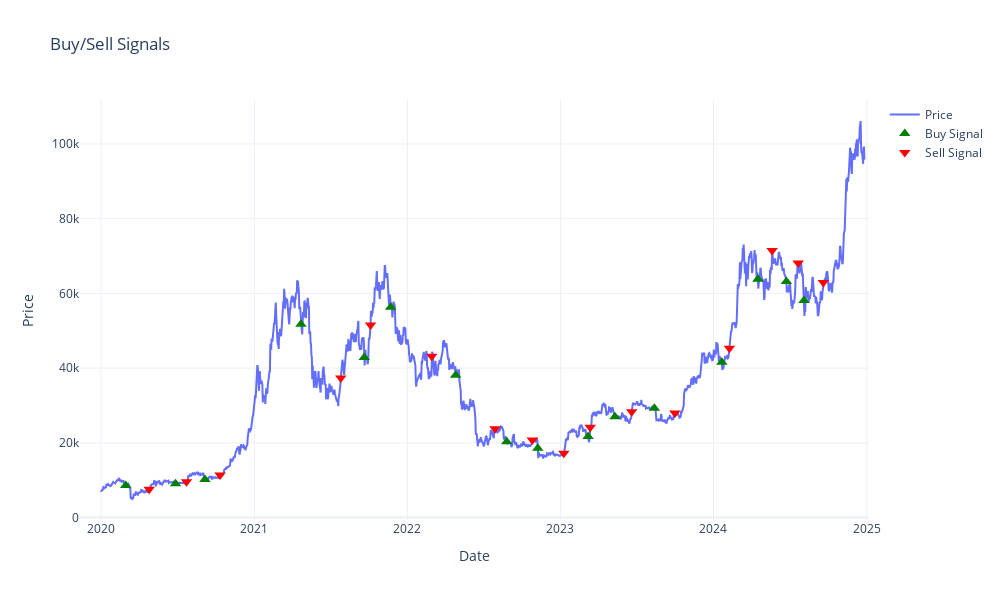

Notebook code cell kept with this figure:
### Code cell
df = data.copy()
df['Date'] = df.index

run_results = strategy_dict['MyStrategy']['results']
strategy_instance = run_results[0]

buys = strategy_instance.buy_signals
sells = strategy_instance.sell_signals

fig = go.Figure()

fig.add_trace(go.Scatter(
    x=df['Date'],
    y=df['Close'],
    mode='lines',
    name='Price'
))

fig.add_trace(go.Scatter(
    x=[signal[0] for signal in buys],
    y=[signal[1] for signal in buys],
    mode='markers',
    marker=dict(size=10, color='green', symbol='triangle-up'),
    name='Buy Signal'
))

fig.add_trace(go.Scatter(
    x=[signal[0] for signal in sells],
    y=[signal[1] for signal in sells],
    mode='markers',
    marker=dict(size=10, color='red', symbol='triangle-down'),
    name='Sell Signal'
))

fig.update_layout(
    title="Buy/Sell Signals",
    xaxis_title="Date",
    yaxis_title="Price",
    template="plotly_white",
    height=600,
    width=1000
)

fig.show()

### Figure 1 — Plotly figure (JSON) as saved in the notebook; plotly's stock layout.template omitted (floating-point values rounded to 4 significant figures; data arrays with more than 128 entries replaced by an {"elided": "..."} marker saying what was removed)
{"data": [{"mode": "lines", "name": "Price", "type": "scatter", "x": {"elided": "1822 str values"}, "y": {"elided": "1822 float values"}}, {"marker": {"color": "green", "size": 10, "symbol": "triangle-up"}, "mode": "markers", "name": "Buy Signal", "type": "scatter", "x": ["2020-02-29T00:00:00", "2020-06-27T00:00:00", "2020-09-05T00:00:00", "2021-04-22T00:00:00", "2021-09-20T00:00:00", "2021-11-22T00:00:00", "2022-04-26T00:00:00", "2022-08-26T00:00:00", "2022-11-08T00:00:00", "2023-03-08T00:00:00", "2023-05-11T00:00:00", "2023-08-13T00:00:00", "2024-01-21T00:00:00", "2024-04-16T00:00:00", "2024-06-23T00:00:00", "2024-08-04T00:00:00"], "y": [8600.0, 9045.0, 10170.0, 51760.0, 42840.0, 56290.0, 38120.0, 20260.0, 18540.0, 21720.0, 27000.0, 29280.0, 41550.0, 63810.0, 63180.0, 58120.0]}, {"marker": {"color": "red", "size": 10, "symbol": "triangle-down"}, "mode": "markers", "name": "Sell Signal", "type": "scatter", "x": ["2020-04-25T00:00:00", "2020-07-23T00:00:00", "2020-10-11T00:00:00", "2021-07-26T00:00:00", "2021-10-05T00:00:00", "2022-02-28T00:00:00", "2022-07-29T00:00:00", "2022-10-26T00:00:00", "2023-01-09T00:00:00", "2023-03-13T00:00:00", "2023-06-20T00:00:00", "2023-10-01T00:00:00", "2024-02-08T00:00:00", "2024-05-20T00:00:00", "2024-07-21T00:00:00", "2024-09-19T00:00:00"], "y": [7570.0, 9581.0, 11380.0, 37340.0, 51510.0, 43190.0, 23800.0, 20770.0, 17200.0, 24200.0, 28330.0, 27980.0, 45300.0, 71450.0, 68150.0, 62940.0]}], "layout": {"height": 600, "title": {"text": "Buy/Sell Signals"}, "width": 1000, "xaxis": {"title": {"text": "Date"}}, "yaxis": {"title": {"text": "Price"}}}}
